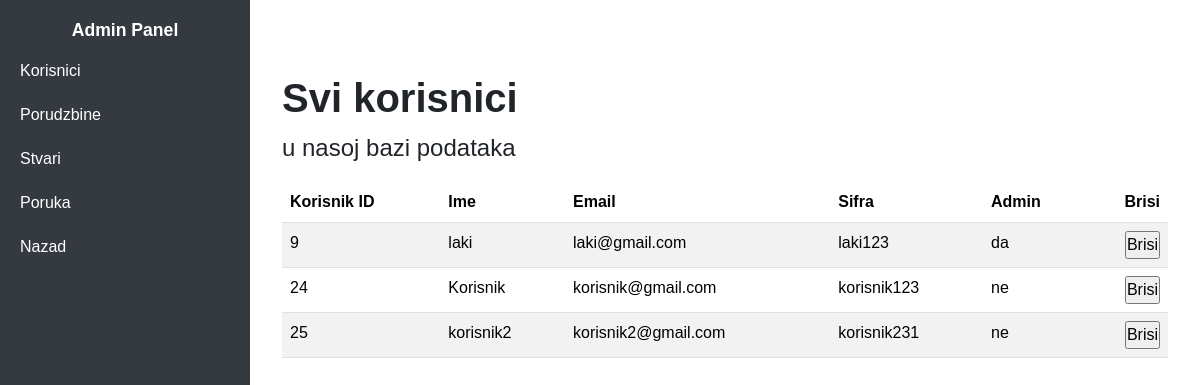
/admin.php (signed in), run on the app's committed database.
### tables this page shows
CREATE TABLE `users` (
  `user_id` int(11) NOT NULL,
  `user_name` varchar(108) NOT NULL,
  `user_email` varchar(100) NOT NULL,
  `user_password` varchar(100) NOT NULL,
  `admin` varchar(10) NOT NULL DEFAULT 'ne'
);

### server/all_users.php (called while the page is built)
<?php
    $stmt = $conn->prepare("SELECT * FROM users");
    $stmt ->execute();
    $ljudi= $stmt -> get_result();
?>

### admin.php (the view, shortened to what this page needs)
<?php
    include('server/connection.php');
    include("server/all_users.php");
?>
<!DOCTYPE html>
<html lang="en">
<head>
    <link rel="stylesheet" href="https://cdnjs.cloudflare.com/ajax/libs/font-awesome/6.7.1/css/all.min.css" />
    <link rel="stylesheet" href="assets/css/bootstrap.min.css"/>
    <link rel="stylesheet" href="assets/css/style.css"/>
</head>
</head>
<body>
    <div id="content">
        <div class="container-fluid">
            <h1 class="mt-4">Svi korisnici</h1>
            <p>u nasoj bazi podataka</p>
            <div class="row">
                <div class="col-lg-12">
                    <div class="table-responsive">
                        <table class="table table-striped">
                            <thead>
                                <tr>
                                    <th>Korisnik ID</th>
                                    <th>Ime</th>
                                    <th>Email</th>
                                    <th>Sifra</th>
                                    <th>Admin</th>
                                    <th>Brisi</th>
                                </tr>
                            </thead>
                            <tbody>
                                <?php
                                while($row=$ljudi->fetch_assoc()){
                                ?>
                                <?php
                                echo "<tr><td>" . $row['user_id'] . "</td><td>" . $row['user_name'] . "</td><td>" . $row['user_email'] . "</td><td>" . $row['user_password'] . "</td><td>" . $row['admin'] . "</td><td><form method='POST' action='admin.php'> <input type='hidden' name='user_id' value='" . $row['user_id'] . "'> <input type='submit' value='Brisi' name='delete_btn'> </form></td></tr>";
                                ?>
<?php } ?>
                            </tbody>
                        </table>
                    </div>
                </div>
            </div>
        </div>
    </div>
</body>
</html>

### assets/css/style.css (style rules this page uses)
* { margin:0; padding:0; }
body { font-family:'Poppins',sans-serif; }
p { font-size: 1.5rem; }
h1 { font-size:2.5rem; font-weight: 700; }
h4 { font-size:1.1rem; font-weight: 620; }
td:last-child { text-align: right; }
th:last-child { text-align: right; }
#sidebar { height: 100vh; position: fixed; left: 0; top: 0; background-color: #343a40; color: white; width: 250px; padding: 20px 0; }
#sidebar a { color: white; text-decoration: none; display: block; padding: 10px 20px; }
#content { margin-left: 250px; padding: 20px; }

### admin.php (style rules this page uses)
body { font-family: Arial, sans-serif; margin-top:30px; }

### data on the page
users: user_id "9", user_name "laki", user_email "laki@gmail.com", user_password "laki123", admin "da"
users: user_id "24", user_name "Korisnik", user_email "korisnik@gmail.com", user_password "korisnik123", admin "ne"
users: user_id "25", user_name "korisnik2", user_email "korisnik2@gmail.com", user_password "korisnik231", admin "ne"
